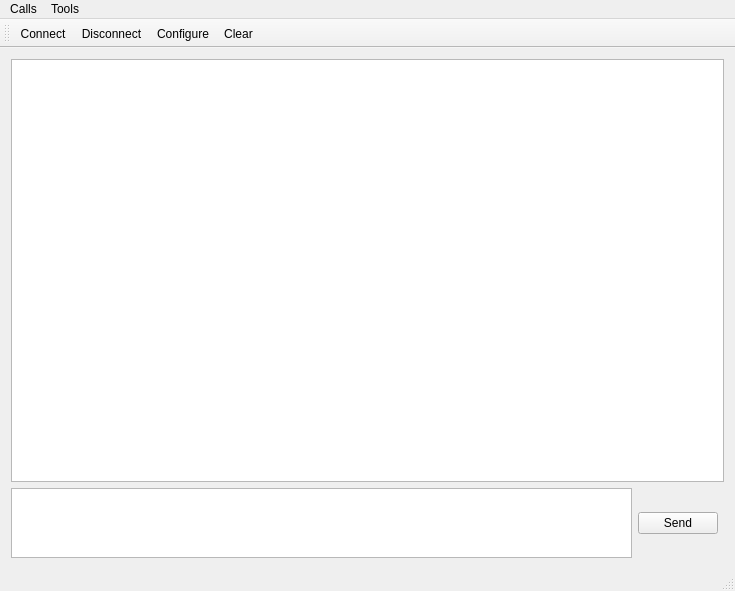
<?xml version="1.0" encoding="UTF-8"?>
<ui version="4.0">
 <class>MainWindow</class>
 <widget class="QMainWindow" name="MainWindow">
  <property name="geometry">
   <rect>
    <x>0</x>
    <y>0</y>
    <width>735</width>
    <height>591</height>
   </rect>
  </property>
  <property name="windowTitle">
   <string>Simple Terminal</string>
  </property>
  <widget class="QWidget" name="centralWidget">
   <layout class="QVBoxLayout" name="verticalLayout" stretch="1,0">
    <property name="spacing">
     <number>6</number>
    </property>
    <item>
     <widget class="QTextBrowser" name="outputWindow">
      <property name="sizePolicy">
       <sizepolicy hsizetype="Expanding" vsizetype="Expanding">
        <horstretch>0</horstretch>
        <verstretch>0</verstretch>
       </sizepolicy>
      </property>
      <property name="minimumSize">
       <size>
        <width>599</width>
        <height>247</height>
       </size>
      </property>
      <property name="maximumSize">
       <size>
        <width>16777215</width>
        <height>16777215</height>
       </size>
      </property>
     </widget>
    </item>
    <item>
     <layout class="QHBoxLayout" name="horizontalLayout" stretch="0,0">
      <property name="spacing">
       <number>6</number>
      </property>
      <property name="rightMargin">
       <number>6</number>
      </property>
      <item>
       <widget class="QPlainTextEdit" name="userText">
        <property name="sizePolicy">
         <sizepolicy hsizetype="Expanding" vsizetype="Preferred">
          <horstretch>0</horstretch>
          <verstretch>0</verstretch>
         </sizepolicy>
        </property>
        <property name="minimumSize">
         <size>
          <width>0</width>
          <height>0</height>
         </size>
        </property>
       </widget>
      </item>
      <item>
       <widget class="QPushButton" name="sendButton">
        <property name="sizePolicy">
         <sizepolicy hsizetype="Minimum" vsizetype="Fixed">
          <horstretch>0</horstretch>
          <verstretch>0</verstretch>
         </sizepolicy>
        </property>
        <property name="text">
         <string>Send</string>
        </property>
        <property name="shortcut">
         <string>Ctrl+Return</string>
        </property>
        <property name="flat">
         <bool>false</bool>
        </property>
       </widget>
      </item>
     </layout>
    </item>
   </layout>
  </widget>
  <widget class="QMenuBar" name="menuBar">
   <property name="geometry">
    <rect>
     <x>0</x>
     <y>0</y>
     <width>735</width>
     <height>26</height>
    </rect>
   </property>
   <widget class="QMenu" name="menuCalls">
    <property name="title">
     <string>Calls</string>
    </property>
    <addaction name="actionConnect"/>
    <addaction name="actionDisconnect"/>
    <addaction name="separator"/>
    <addaction name="actionQuit"/>
   </widget>
   <widget class="QMenu" name="menuTools">
    <property name="title">
     <string>Tools</string>
    </property>
    <addaction name="actionConfigure"/>
    <addaction name="actionClear"/>
   </widget>
   <addaction name="menuCalls"/>
   <addaction name="menuTools"/>
  </widget>
  <widget class="QToolBar" name="mainToolBar">
   <attribute name="toolBarArea">
    <enum>TopToolBarArea</enum>
   </attribute>
   <attribute name="toolBarBreak">
    <bool>false</bool>
   </attribute>
   <addaction name="actionConnect"/>
   <addaction name="actionDisconnect"/>
   <addaction name="actionConfigure"/>
   <addaction name="actionClear"/>
  </widget>
  <widget class="QStatusBar" name="statusBar"/>
  <action name="actionConnect">
   <property name="icon">
    <iconset resource="terminal.qrc">
     <normaloff>:/images/connect.png</normaloff>:/images/connect.png</iconset>
   </property>
   <property name="text">
    <string>C&amp;onnect</string>
   </property>
   <property name="toolTip">
    <string>Connect to serial port</string>
   </property>
   <property name="shortcut">
    <string>Ctrl+O</string>
   </property>
  </action>
  <action name="actionDisconnect">
   <property name="icon">
    <iconset resource="terminal.qrc">
     <normaloff>:/images/disconnect.png</normaloff>:/images/disconnect.png</iconset>
   </property>
   <property name="text">
    <string>&amp;Disconnect</string>
   </property>
   <property name="toolTip">
    <string>Disconnect from serial port</string>
   </property>
   <property name="shortcut">
    <string>Ctrl+D</string>
   </property>
  </action>
  <action name="actionConfigure">
   <property name="icon">
    <iconset resource="terminal.qrc">
     <normaloff>:/images/settings.png</normaloff>:/images/settings.png</iconset>
   </property>
   <property name="text">
    <string>&amp;Configure</string>
   </property>
   <property name="toolTip">
    <string>Configure serial port</string>
   </property>
   <property name="shortcut">
    <string>Alt+C</string>
   </property>
  </action>
  <action name="actionClear">
   <property name="icon">
    <iconset resource="terminal.qrc">
     <normaloff>:/images/clear.png</normaloff>:/images/clear.png</iconset>
   </property>
   <property name="text">
    <string>C&amp;lear</string>
   </property>
   <property name="toolTip">
    <string>Clear data</string>
   </property>
   <property name="shortcut">
    <string>Alt+L</string>
   </property>
  </action>
  <action name="actionQuit">
   <property name="icon">
    <iconset resource="terminal.qrc">
     <normaloff>:/images/application-exit.png</normaloff>:/images/application-exit.png</iconset>
   </property>
   <property name="text">
    <string>&amp;Quit</string>
   </property>
   <property name="shortcut">
    <string>Ctrl+Q</string>
   </property>
  </action>
 </widget>
 <layoutdefault spacing="6" margin="11"/>
 <resources>
  <include location="terminal.qrc"/>
 </resources>
 <connections/>
 <slots>
  <slot>sendData()</slot>
 </slots>
</ui>
